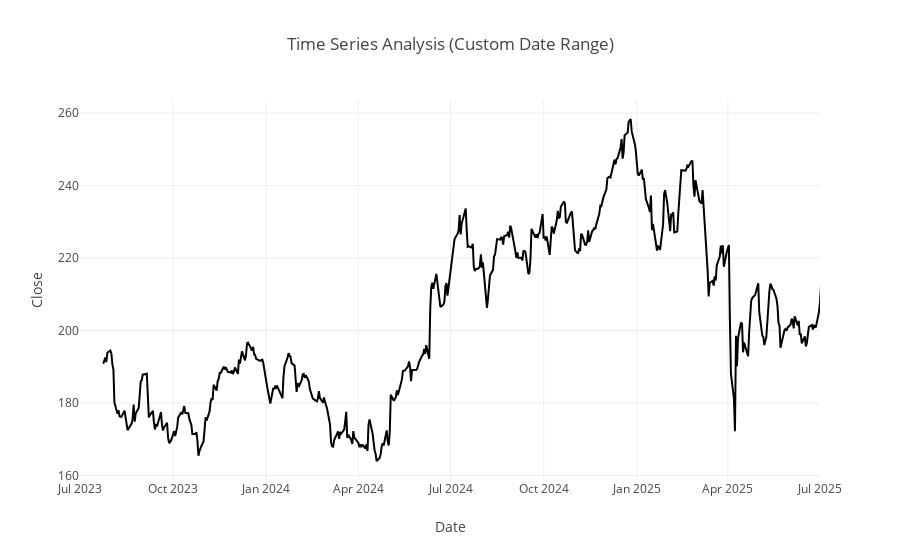

The notebook cell this image was saved under:
### Code cell
import plotly.express as px

figure = px.line(
    data, 
    x=data.index, 
    y='Close', 
    range_x=['2023-07-01', '2025-07-01'],  # تحديد نطاق التواريخ
    title="Time Series Analysis (Custom Date Range)"
)

figure.show()

### Figure 1 — Plotly figure (JSON) as saved in the notebook; plotly's stock layout.template omitted (floating-point values rounded to 4 significant figures; data arrays with more than 128 entries replaced by an {"elided": "..."} marker saying what was removed)
{"data": [{"hovertemplate": "Date=%{x}<br>Close=%{y}<extra></extra>", "legendgroup": "", "line": {"color": "#000001", "dash": "solid"}, "marker": {"symbol": "circle"}, "mode": "lines", "name": "", "orientation": "v", "showlegend": false, "type": "scatter", "x": {"elided": "494 str values"}, "xaxis": "x", "y": {"elided": "494 float values"}, "yaxis": "y"}], "layout": {"legend": {"tracegroupgap": 0}, "title": {"text": "Time Series Analysis (Custom Date Range)"}, "xaxis": {"anchor": "y", "domain": [0, 1], "range": ["2023-07-01", "2025-07-01"], "title": {"text": "Date"}}, "yaxis": {"anchor": "x", "domain": [0, 1], "title": {"text": "Close"}}}}
